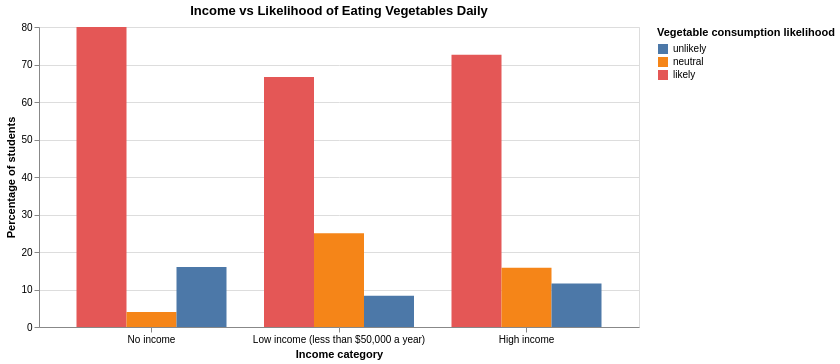

The code cell stored with this chart in its notebook:
### Markdown cell above
CHart 2 Income vs vegetables

### Code cell
import pandas as pd
import altair as alt

# mappings
mapping_income = {
    1: "less than $15,000",
    2: "$15,001 to $30,000",
    3: "$30,001 to $50,000",
    4: "$50,001 to $70,000",
    5: "$70,001 to $100,000",
    6: "higher than $100,000"
}

mapping_veg = {
    1: "very unlikely",
    2: "unlikely",
    3: "neutral",
    4: "likely",
    5: "very likely"
}

data_short = food_data[["income", "veggies_day"]].copy()

data_short["income"] = data_short["income"].map(mapping_income)
data_short["veggies_day"] = data_short["veggies_day"].map(mapping_veg)

# regrouper very likely / very unlikely
data_short.loc[data_short["veggies_day"] == "very likely", "veggies_day"] = "likely"
data_short.loc[data_short["veggies_day"] == "very unlikely", "veggies_day"] = "unlikely"


# --- regroupement income ---
def income_group(x):
    if x == "less than $15,000":
        return "No income"
    elif x in ["$15,001 to $30,000", "$30,001 to $50,000"]:
        return "Low income (less than $50,000 a year)"
    else:
        return "High income"

data_short["income_group"] = data_short["income"].apply(income_group)


# --- calcul pourcentage ---
grouped = (
    data_short
    .groupby(["income_group", "veggies_day"])
    .size()
    .reset_index(name="count")
)

grouped["percentage"] = grouped.groupby("income_group")["count"].transform(lambda x: x / x.sum() * 100)


# --- graphique Altair ---
chart = alt.Chart(grouped).mark_bar().encode(
    x=alt.X("income_group:N", title="Income category",sort=["No income", "Low income (less than $50,000 a year)", "High income"],axis=alt.Axis(labelAngle=0)),
    y=alt.Y("percentage:Q", title="Percentage of students"),
    xOffset="veggies_day:N",
    color=alt.Color("veggies_day:N", title="Vegetable consumption likelihood",sort=["unlikely", "neutral", "likely"]),
    tooltip=["income_group", "veggies_day", "percentage"],
).properties(
    title="Income vs Likelihood of Eating Vegetables Daily",
    width=600,
)

chart

### Figure 1 — Vega-Lite specification as saved in the notebook (floating-point values rounded to 4 significant figures)
{"config": {"view": {"continuousWidth": 300, "continuousHeight": 300}}, "data": {"name": "data-fe5ed3381a4428b999ee1fc4908a40b9"}, "mark": {"type": "bar"}, "encoding": {"color": {"field": "veggies_day", "sort": ["unlikely", "neutral", "likely"], "title": "Vegetable consumption likelihood", "type": "nominal"}, "tooltip": [{"field": "income_group", "type": "nominal"}, {"field": "veggies_day", "type": "nominal"}, {"field": "percentage", "type": "quantitative"}], "x": {"axis": {"labelAngle": 0}, "field": "income_group", "sort": ["No income", "Low income (less than $50,000 a year)", "High income"], "title": "Income category", "type": "nominal"}, "xOffset": {"field": "veggies_day", "type": "nominal"}, "y": {"field": "percentage", "title": "Percentage of students", "type": "quantitative"}}, "title": "Income vs Likelihood of Eating Vegetables Daily", "width": 600, "$schema": "https://vega.github.io/schema/vega-lite/v6.1.0.json", "datasets": {"data-fe5ed3381a4428b999ee1fc4908a40b9": [{"income_group": "High income", "veggies_day": "likely", "count": 276, "percentage": 72.63}, {"income_group": "High income", "veggies_day": "neutral", "count": 60, "percentage": 15.79}, {"income_group": "High income", "veggies_day": "unlikely", "count": 44, "percentage": 11.58}, {"income_group": "Low income (less than $50,000 a year)", "veggies_day": "likely", "count": 64, "percentage": 66.67}, {"income_group": "Low income (less than $50,000 a year)", "veggies_day": "neutral", "count": 24, "percentage": 25.0}, {"income_group": "Low income (less than $50,000 a year)", "veggies_day": "unlikely", "count": 8, "percentage": 8.333}, {"income_group": "No income", "veggies_day": "likely", "count": 20, "percentage": 80.0}, {"income_group": "No income", "veggies_day": "neutral", "count": 1, "percentage": 4.0}, {"income_group": "No income", "veggies_day": "unlikely", "count": 4, "percentage": 16.0}]}}
